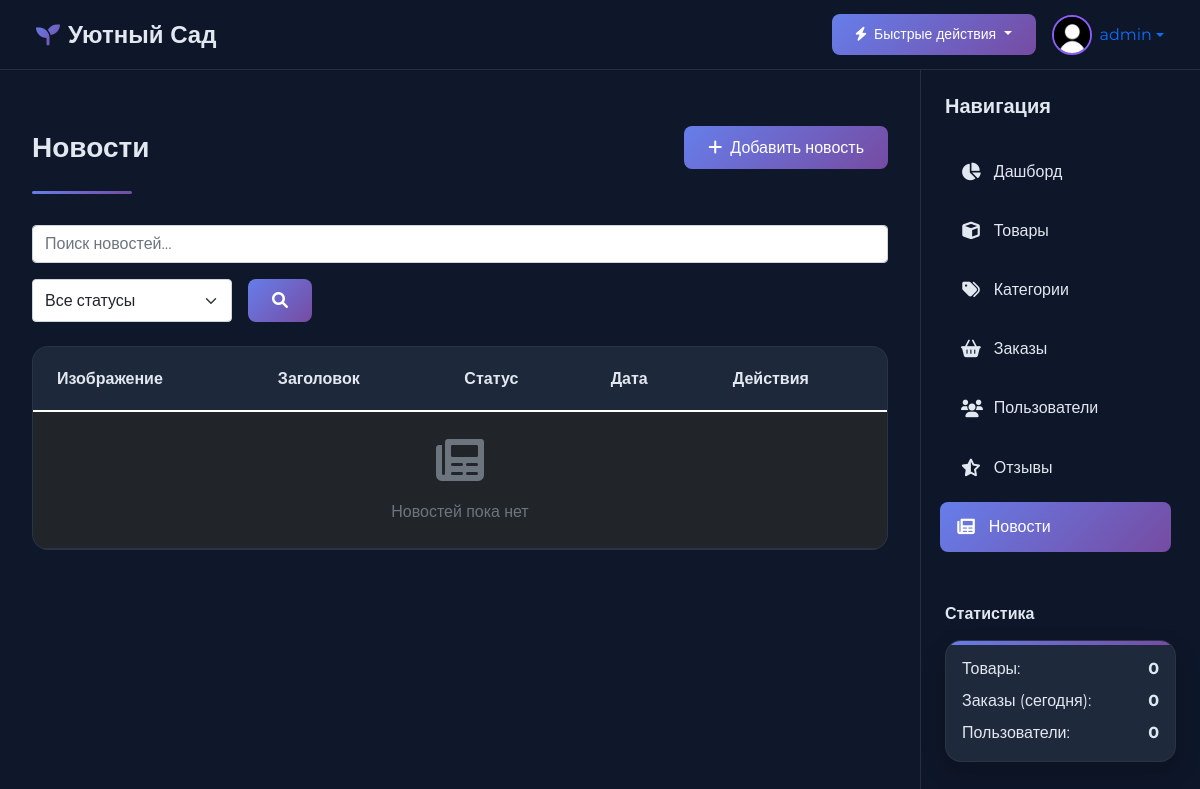
The page /dashboard/news/ (signed in) on the database as committed earlier.
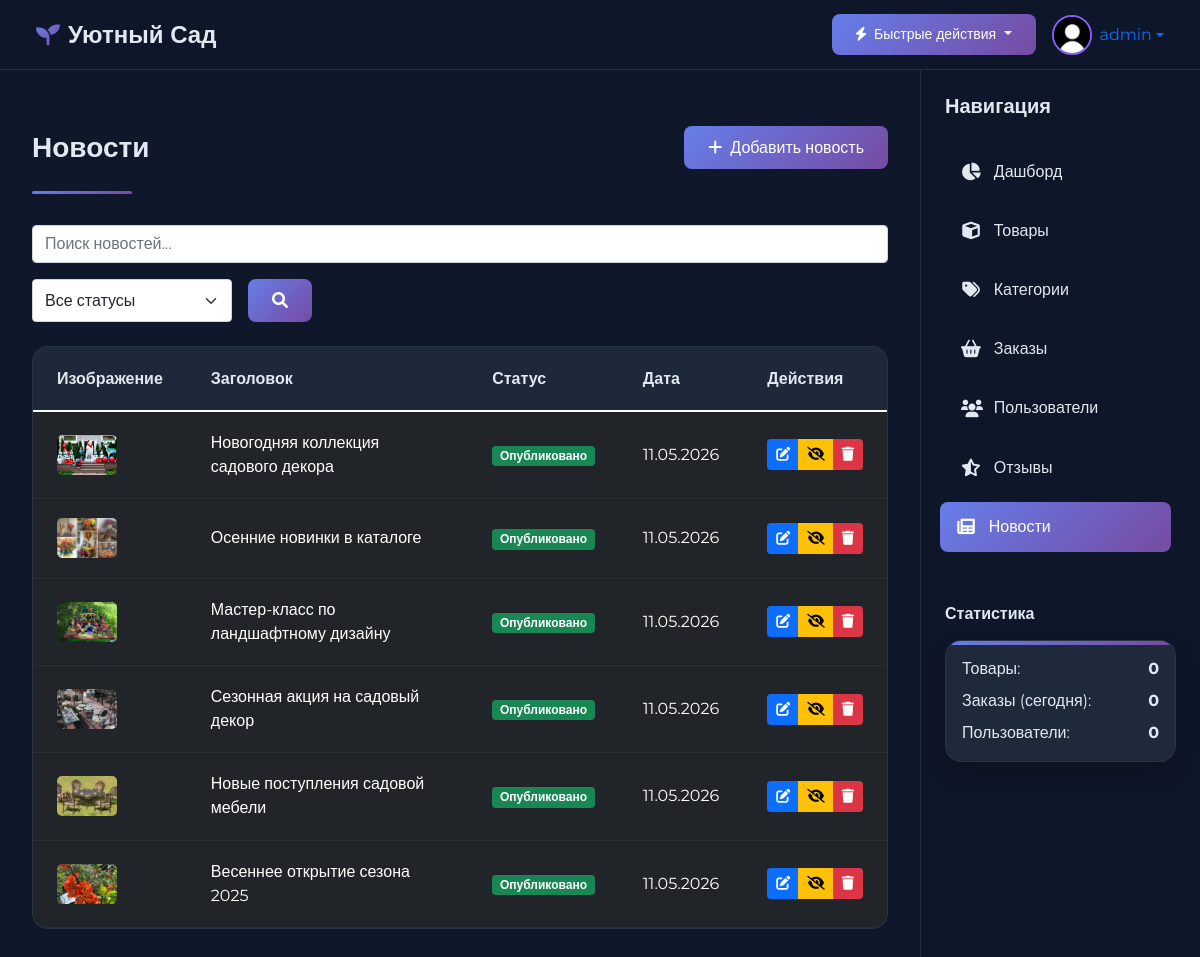
The same page on the database as committed later.
### products/models.py (models this page shows, shortened)
class News(models.Model):
    title = models.CharField(max_length=100, verbose_name="Заголовок")
    slug = models.SlugField(max_length=100, unique=True, blank=True, verbose_name="URL")
    short_description = models.CharField(max_length=300, verbose_name="Краткое описание")
    content = models.TextField(verbose_name="Содержание")
    image = models.ImageField(upload_to='news', blank=True, null=True, verbose_name="Изображение")
    is_published = models.BooleanField(default=True, verbose_name="Опубликовано")
    created_at = models.DateTimeField(auto_now_add=True, verbose_name="Дата создания")
    updated_at = models.DateTimeField(auto_now=True, verbose_name="Дата обновления")
    class Meta:
        verbose_name = "Новость"
        verbose_name_plural = "Новости"
        ordering = ['-created_at']

### dashboard/views.py (the view)
# urls.py: path('news/', views.news_list, name='news_list'),
@staff_required
def news_list(request):
    news = News.objects.all().order_by('-created_at')
    search_query = request.GET.get('search', '')
    if search_query:
        news = news.filter(
            Q(title__icontains=search_query) |
            Q(content__icontains=search_query)
        )
    status_filter = request.GET.get('status', '')
    if status_filter == 'published':
        news = news.filter(is_published=True)
    elif status_filter == 'draft':
        news = news.filter(is_published=False)
    paginator = Paginator(news, 10)
    page_number = request.GET.get('page')
    page_obj = paginator.get_page(page_number)
    return render(request, 'dashboard/news/list.html', {
        'page_obj': page_obj,
        'search_query': search_query,
        'status_filter': status_filter
    })

### cart/context_processors.py (called while the page is built)
def cart(request):
    if request.user.is_authenticated:
        cart, created = request.user.cart_set.get_or_create()
        for item in cart.items.all():
            if hasattr(item.product, 'image_url'):
                item.product.safe_image_url = item.product.image_url
            else:
                item.product.safe_image_url = '/static/images/product-placeholder.jpg'
        return {'cart': cart}
    return {'cart': None}

### dashboard/views.py (called while the page is built)
def staff_required(function):
    decorator = user_passes_test(lambda u: u.is_staff, login_url='/admin/login/')
    return decorator(function)

### products/models.py (called while the page is built)
    @property
    def image_url(self):
        if self.image and hasattr(self.image, 'url'):
            return self.image.url
        return '/static/images/product-placeholder.jpg'

### templates/dashboard/news/list.html (shortened to what this page needs)
{% extends 'dashboard/base.html' %}
{% load static %}
{% block page_title %}Новости{% endblock %}
{% block actions %}
<a href="{% url 'dashboard:news_create' %}" class="btn btn-neon">
    <i class="fas fa-plus me-2"></i>Добавить новость
</a>
{% endblock %}
{% block content %}
<div class="row mb-4">
    <div class="col-md-12">
        <form method="get" class="d-flex gap-3 flex-wrap">
            <input type="text" name="search" class="form-control" placeholder="Поиск новостей..." value="{{ search_query }}">
            <select name="status" class="form-select" style="max-width: 200px;">
                <option value="">Все статусы</option>
            </select>
            <button type="submit" class="btn btn-neon">
                <i class="fas fa-search"></i>
            </button>
        </form>
    </div>
</div>
<div class="table-glass">
    <table class="table table-dark table-hover mb-0">
        <thead>
            <tr>
                <th>Изображение</th>
                <th>Заголовок</th>
                <th>Статус</th>
                <th>Дата</th>
                <th>Действия</th>
            </tr>
        </thead>
        <tbody>
            {% for news in page_obj %}
            <tr>
                <td>
                    {% if news.image %}
                    <img src="{{ news.image.url }}" alt="" style="width: 60px; height: 40px; object-fit: cover; border-radius: 5px;">
                    {% else %}
                    <span class="text-muted">Нет</span>
                    {% endif %}
                </td>
                <td>{{ news.title }}</td>
                <td>
                    {% if news.is_published %}
                    <span class="badge bg-success">Опубликовано</span>
                    {% else %}
                    <span class="badge bg-warning">Черновик</span>
                    {% endif %}
                </td>
                <td>{{ news.created_at|date:"d.m.Y" }}</td>
                <td>
                    <div class="btn-group">
                        <a href="{% url 'dashboard:news_edit' news.pk %}" class="btn btn-sm btn-primary" title="Редактировать">
                            <i class="fas fa-edit"></i>
                        </a>
                        <a href="{% url 'dashboard:news_toggle' news.pk %}" class="btn btn-sm {% if news.is_published %}btn-warning{% else %}btn-success{% endif %}" title="{% if news.is_published %}Скрыть{% else %}Опубликовать{% endif %}">
                            <i class="fas {% if news.is_published %}fa-eye-slash{% else %}fa-eye{% endif %}"></i>
                        </a>
                        <a href="{% url 'dashboard:news_delete' news.pk %}" class="btn btn-sm btn-danger" title="Удалить">
                            <i class="fas fa-trash"></i>
                        </a>
                    </div>
                </td>
            </tr>
            {% empty %}
            <tr>
                <td colspan="5" class="text-center text-muted py-4">
                    <i class="fas fa-newspaper fa-3x mb-3 d-block"></i>
                    Новостей пока нет
                </td>
            </tr>
            {% endfor %}
        </tbody>
    </table>
</div>
{% endblock %}

Rows that differ between the two databases and show on the page:
added News: image (picture), title "Новогодняя коллекция садового декора", is_published "Опубликовано", created_at "11.05.2026"
added News: image (picture), title "Осенние новинки в каталоге", is_published "Опубликовано", created_at "11.05.2026"
added News: image (picture), title "Мастер-класс по ландшафтному дизайну", is_published "Опубликовано", created_at "11.05.2026"
added News: image (picture), title "Сезонная акция на садовый декор", is_published "Опубликовано", created_at "11.05.2026"
added News: image (picture), title "Новые поступления садовой мебели", is_published "Опубликовано", created_at "11.05.2026"
added News: image (picture), title "Весеннее открытие сезона 2025", is_published "Опубликовано", created_at "11.05.2026"
Other text that changed with them:
text no longer shown: "Новостей пока нет"
